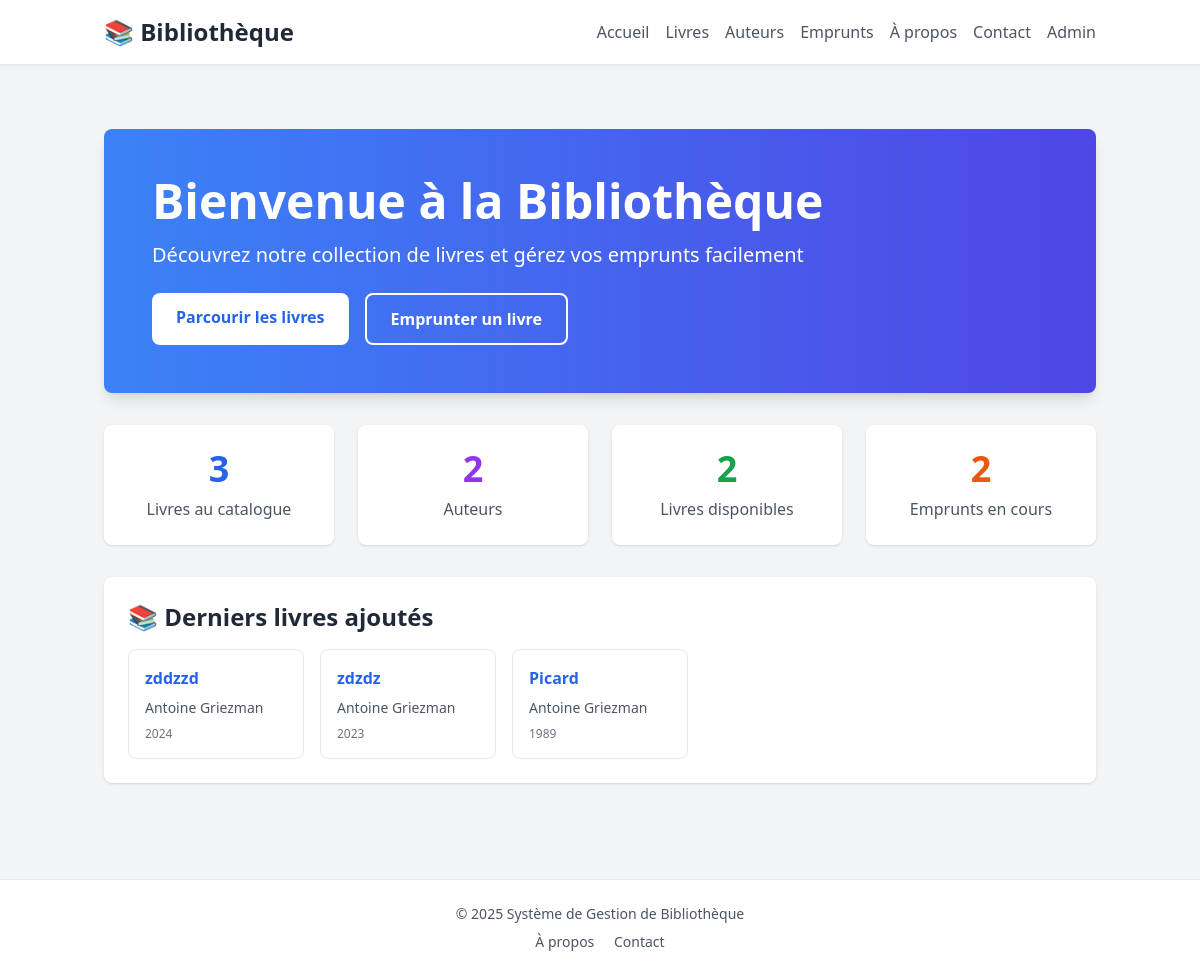
The page / on the database its author committed.
### book/models/book.py (models this page shows, shortened)
class Book(models.Model):
    title = models.CharField(max_length=200, verbose_name="Titre")
    isbn = models.CharField(
        max_length=13,
        unique=True,
        verbose_name="ISBN-13",
        help_text="Code ISBN au format ISBN-13 (13 caractères)",
    )
    publication_year = models.IntegerField(
        verbose_name="Année de publication",
        validators=[MinValueValidator(1450), MaxValueValidator(2100)],
    )
    author = models.ForeignKey(
        "author.Author",
        on_delete=models.CASCADE,
        related_name="books",
        verbose_name="Auteur",
    )
    category = models.ForeignKey(
        "Category",
        on_delete=models.SET_NULL,
        null=True,
        blank=True,
        related_name="books",
        verbose_name="Catégorie",
    )
    total_copies = models.PositiveIntegerField(
        verbose_name="Nombre total d'exemplaires"
    )
    available_copies = models.PositiveIntegerField(
        verbose_name="Exemplaires disponibles"
    )
    description = models.TextField(blank=True, verbose_name="Description")
    language = models.CharField(
        max_length=50, default="Français", verbose_name="Langue"
    )
    pages = models.PositiveIntegerField(
        null=True, blank=True, verbose_name="Nombre de pages"
    )
    publisher = models.CharField(
        max_length=200, blank=True, verbose_name="Maison d'édition"
    )
    cover_image = models.ImageField(
        upload_to="book_covers/",
        null=True,
        blank=True,
        verbose_name="Image de couverture",
    )
    added_date = models.DateTimeField(
        auto_now_add=True, verbose_name="Date d'ajout au catalogue"
    )
    class Meta:
        verbose_name = "Livre"
        verbose_name_plural = "Livres"
        ordering = ["title"]

### author/models.py (models this page shows, shortened)
class Author(models.Model):
    first_name = models.CharField(max_length=100, verbose_name="Prénom")
    last_name = models.CharField(max_length=100, verbose_name="Nom de famille")
    birth_date = models.DateField(verbose_name="Date de naissance")
    death_date = models.DateField(null=True, blank=True, verbose_name="Date de décès")
    nationality = models.CharField(max_length=100, verbose_name="Nationalité")
    biography = models.TextField(blank=True, verbose_name="Biographie")
    website = models.URLField(blank=True, verbose_name="Site web ou URL de référence")
    photo = models.ImageField(
        upload_to="author_photos/",
        null=True,
        blank=True,
        verbose_name="Photo de l'auteur",
    )
    class Meta:
        verbose_name = "Auteur"
        verbose_name_plural = "Auteurs"
        ordering = ["last_name", "first_name"]
        unique_together = ["first_name", "last_name"]
    @property
    def name(self):
        return f"{self.first_name} {self.last_name}"

### book/static_views.py (the view)
# urls.py: path('', static_views.home, name='home'),
def home(request):
    from .models import Book
    from book.models import Loan
    from author.models import Author
    context = {
        'total_books': Book.objects.count(),
        'total_authors': Author.objects.count(),
        'active_loans': Loan.objects.filter(status='active').count(),
        'available_books': Book.objects.filter(available_copies__gt=0).count(),
        'recent_books': Book.objects.all().order_by('-added_date')[:5],
    }
    return render(request, 'static/home.html', context)

### book/templates/static/home.html (shortened to what this page needs)
{% extends 'base.html' %}
{% block content %}
<div class="container mx-auto px-4 py-8">
    <div class="bg-gradient-to-r from-blue-500 to-indigo-600 rounded-lg shadow-lg text-white p-12 mb-8">
        <h1 class="text-5xl font-bold mb-4">Bienvenue à la Bibliothèque</h1>
        <p class="text-xl mb-6">Découvrez notre collection de livres et gérez vos emprunts facilement</p>
        <div class="flex gap-4">
            <a href="{% url 'book:index' %}" class="bg-white text-blue-600 font-bold py-3 px-6 rounded-lg hover:bg-gray-100">
                Parcourir les livres
            </a>
            <a href="{% url 'loan:create' %}" class="border-2 border-white text-white font-bold py-3 px-6 rounded-lg hover:bg-white hover:text-blue-600">
                Emprunter un livre
            </a>
        </div>
    </div>
    <div class="grid grid-cols-1 md:grid-cols-4 gap-6 mb-8">
        <div class="bg-white rounded-lg shadow p-6 text-center">
            <div class="text-4xl font-bold text-blue-600 mb-2">{{ total_books }}</div>
            <div class="text-gray-600">Livres au catalogue</div>
        </div>
        <div class="bg-white rounded-lg shadow p-6 text-center">
            <div class="text-4xl font-bold text-purple-600 mb-2">{{ total_authors }}</div>
            <div class="text-gray-600">Auteurs</div>
        </div>
        <div class="bg-white rounded-lg shadow p-6 text-center">
            <div class="text-4xl font-bold text-green-600 mb-2">{{ available_books }}</div>
            <div class="text-gray-600">Livres disponibles</div>
        </div>
        <div class="bg-white rounded-lg shadow p-6 text-center">
            <div class="text-4xl font-bold text-orange-600 mb-2">{{ active_loans }}</div>
            <div class="text-gray-600">Emprunts en cours</div>
        </div>
    </div>
    {% if recent_books %}
    <div class="bg-white rounded-lg shadow p-6">
        <h2 class="text-2xl font-bold text-gray-800 mb-4">📚 Derniers livres ajoutés</h2>
        <div class="grid grid-cols-1 md:grid-cols-5 gap-4">
            {% for book in recent_books %}
            <div class="border rounded-lg p-4 hover:shadow-md transition-shadow">
                <h3 class="font-semibold text-gray-800 mb-2">
                    <a href="{% url 'book:detail' book.id %}" class="text-blue-600 hover:text-blue-800">
                        {{ book.title|truncatewords:5 }}
                    </a>
                </h3>
                <p class="text-sm text-gray-600">{{ book.author.name }}</p>
                <p class="text-xs text-gray-500 mt-2">{{ book.publication_year }}</p>
            </div>
            {% endfor %}
        </div>
    </div>
    {% endif %}
</div>
{% endblock %}

### rows shown on the page
Book: title "zddzzd", author.name "Antoine Griezman", publication_year "2024"
Book: title "zdzdz", author.name "Antoine Griezman", publication_year "2023"
Book: title "Picard", author.name "Antoine Griezman", publication_year "1989"

### other values the page prints
{{ total_books }} "3"
{{ total_authors }} "2"
{{ available_books }} "2"
{{ active_loans }} "2"
